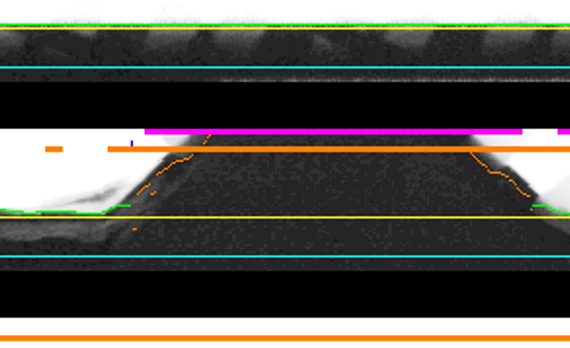
#> input picture work/O3F16R23_FEEDBACK/02_bf_cyan_and_notch_concern.png, 570 x 348 px
$ python -i Detect-BacksideNotchOpenCvR15.py   (imports and definitions only)
#> lines starting #> are read from the running program, lines starting #| are printed output that depends on the picture; after the words box and inside, x2 and y2 are one past the last pixel; in counts of white or black regions, pixels touching at a corner belong together
#!/usr/bin/env python3
"""Review-only full-360 backside notch development detector."""

from __future__ import annotations

import argparse
import gc
import hashlib
import importlib.util
import json
import math
from pathlib import Path
import sys

import cv2
import numpy as np


# [64 lines left out: functions sha256_file, circle_fit, circular_blur, runs, candidate_shape, manufactured_candidate, not called in this run]


def wafer_mask(gray: np.ndarray) -> tuple[np.ndarray, np.ndarray, str]:
    representations = [("RAW", gray)]
    representations.append(("CLAHE", cv2.createCLAHE(clipLimit=2.5, tileGridSize=(8, 8)).apply(gray)))
    candidates: list[tuple[str, np.ndarray]] = []
    for representation_name, representation in representations:
        blurred = cv2.GaussianBlur(representation, (0, 0), 2.0)
        _, normal = cv2.threshold(blurred, 0, 255, cv2.THRESH_BINARY + cv2.THRESH_OTSU)
        candidates.extend(
            (
                (f"{representation_name}_OTSU_LIGHT", normal),
                (f"{representation_name}_OTSU_DARK", cv2.bitwise_not(normal)),
            )
        )
        for percentile in (15, 30, 50, 70, 85):
            level = float(np.percentile(blurred, percentile))
            candidates.append((f"{representation_name}_P{percentile}_LIGHT", np.where(blurred >= level, 255, 0).astype(np.uint8)))
            candidates.append((f"{representation_name}_P{percentile}_DARK", np.where(blurred <= level, 255, 0).astype(np.uint8)))
    height, width = gray.shape
    center = (width / 2.0, height / 2.0)
    best: tuple[float, np.ndarray, np.ndarray, str] | None = None
    for close_fraction in (0.006, 0.018):
        kernel_size = max(7, int(round(max(gray.shape) * close_fraction)) | 1)
        kernel = cv2.getStructuringElement(cv2.MORPH_ELLIPSE, (kernel_size, kernel_size))
        for method, thresholded in candidates:
            closed = cv2.morphologyEx(thresholded, cv2.MORPH_CLOSE, kernel)
            contours, _ = cv2.findContours(closed, cv2.RETR_EXTERNAL, cv2.CHAIN_APPROX_NONE)
            for contour in contours:
                area = cv2.contourArea(contour)
                fraction = area / float(width * height)
                perimeter = cv2.arcLength(contour, True)
                circularity = 0.0 if perimeter <= 0.0 else 4.0 * math.pi * area / (perimeter * perimeter)
                contains_center = cv2.pointPolygonTest(contour, center, False) >= 0
                if not contains_center or fraction < 0.25 or fraction > 0.95 or circularity < 0.45:
                    continue
                score = 4.0 + 2.0 * circularity - abs(fraction - 0.65)
                if best is None or score > best[0]:
                    filled = np.zeros_like(gray)
                    cv2.drawContours(filled, [contour], -1, 255, cv2.FILLED)
                    best = (score, filled, contour, f"{method}_CLOSE_{close_fraction:.3f}")
    if best is None:
        raise RuntimeError("No central backside wafer silhouette qualified.")
    return best[1], best[2], best[3]


# [270 lines left out: functions robust_circle, radial_profile, candidates_from_profile, analyze, load_radial_engine, analyze_radial, not called in this run]


def circular_distance(a: float, b: float) -> float:
    return abs((a - b + 180.0) % 360.0 - 180.0)


# [219 lines left out: functions pair_candidates, main, not called in this run]


# [2 lines not run here, left out]

>>> import cv2
>>> picture = cv2.imread('../../O3F16R23_FEEDBACK/02_bf_cyan_and_notch_concern.png', cv2.IMREAD_GRAYSCALE)
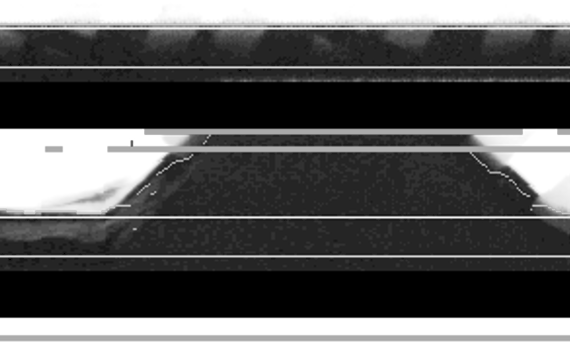
#> picture: shape (348, 570); min 0, max 255, mean 88.6
>>> result = wafer_mask(picture)
#> the loop in wafer_mask, `for representation_name, representation in representations:` made 2 passes
#> representation_name on passes 1 to 2: 'RAW', 'CLAHE'
#> pass 1, in wafer_mask, `blurred = cv2.GaussianBlur(representation, (0, 0), 2.0)`:
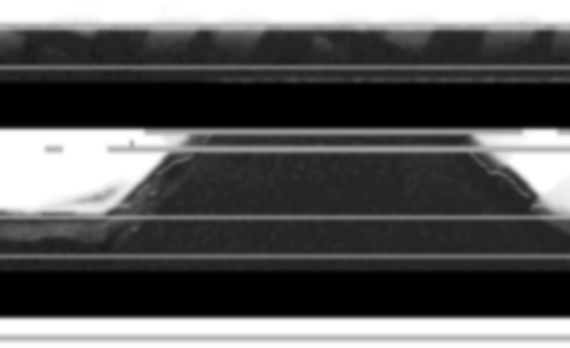
#> blurred: shape (348, 570); min 0, max 255, mean 88.6
#> pass 1, in wafer_mask, `_, normal = cv2.threshold(blurred, 0, 255, cv2.THRESH_BINARY + cv2.THR..`:
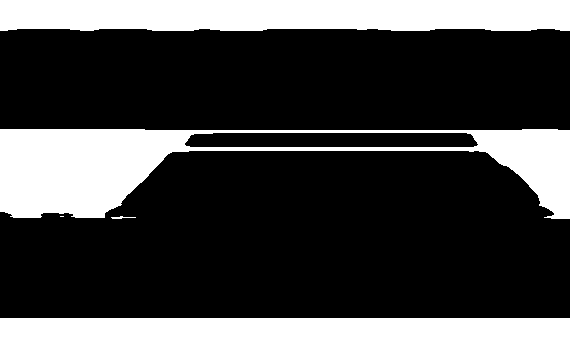
#> normal: shape (348, 570); 27.5% white; 5 white regions (1 under 20 px), largest, box (x1, y1, x2, y2) and area: (0, 129, 570, 219) 20400, (0, 318, 570, 348) 17100, (0, 0, 570, 31) 17015, (111, 216, 136, 219) 38
#> pass 2, in wafer_mask, `_, normal = cv2.threshold(blurred, 0, 255, cv2.THRESH_BINARY + cv2.THR..`:
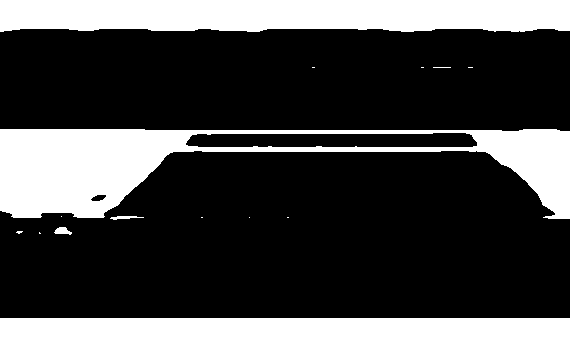
#> normal: shape (348, 570); 27.8% white; 15 white regions (10 under 20 px), largest, box (x1, y1, x2, y2) and area: (0, 129, 570, 219) 20721, (0, 318, 570, 348) 17100, (0, 0, 570, 32) 17077, (54, 227, 72, 235) 93, (110, 216, 144, 220) 77
#> after the loop in wafer_mask, `for representation_name, representation in representations:`: candidates = 24 items
#> after the loop in wafer_mask, `for close_fraction in (0.006, 0.018):`:
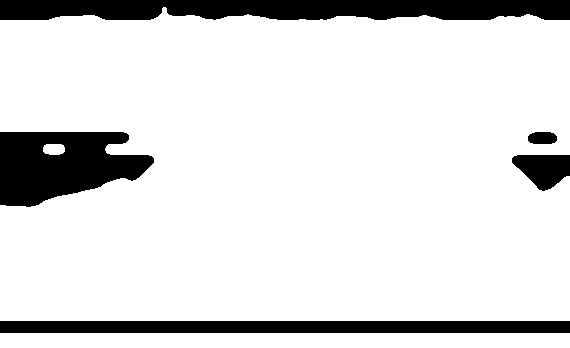
#> closed: shape (348, 570); 86.4% white; 5 black regions, box (x1, y1, x2, y2) and area: (0, 0, 570, 20) 10242, (0, 132, 154, 207) 8080, (0, 321, 570, 333) 6840, (512, 155, 570, 191) 1456, (528, 132, 557, 144) 306
#> after the loop in wafer_mask, `for close_fraction in (0.006, 0.018):`:
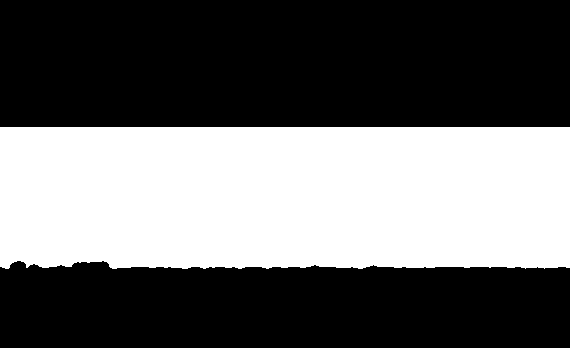
#> filled: shape (348, 570); 40.2% white; 1 white region, box (x1, y1, x2, y2) and area: (0, 127, 570, 269) 79779
#> after the loop in wafer_mask, `for close_fraction in (0.006, 0.018):`:
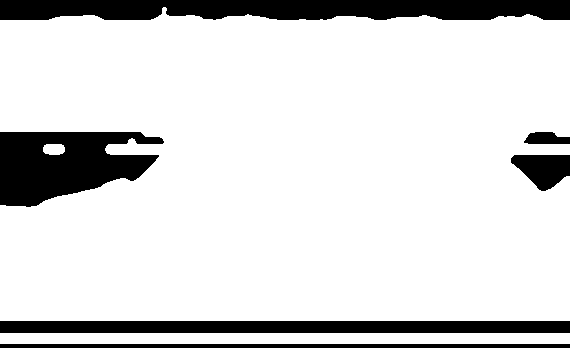
#> thresholded: shape (348, 570); 85% white; 6 black regions, box (x1, y1, x2, y2) and area: (0, 0, 570, 20) 10262, (0, 132, 164, 207) 8398, (0, 321, 570, 333) 6840, (0, 344, 570, 348) 2280, (511, 155, 570, 191) 1469, (524, 132, 570, 144) 436

$ run again, on work/O3F16R23_FEEDBACK/06_forced_notch_shape_flaw.png
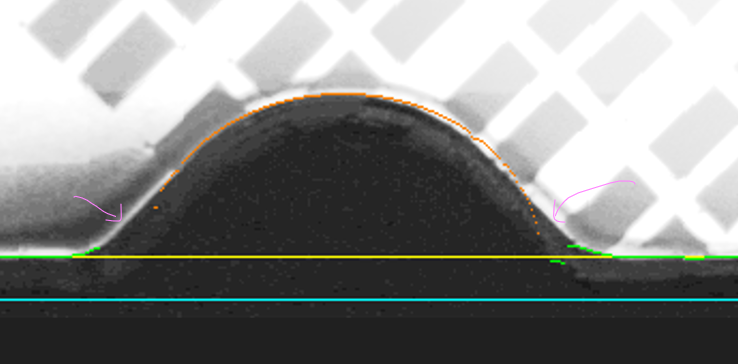
#> input picture work/O3F16R23_FEEDBACK/06_forced_notch_shape_flaw.png, 738 x 364 px
#> the loop in wafer_mask, `for representation_name, representation in representations:` made 2 passes
#> representation_name on passes 1 to 2: 'RAW', 'CLAHE'
#> pass 1, in wafer_mask, `_, normal = cv2.threshold(blurred, 0, 255, cv2.THRESH_BINARY + cv2.THR..`:
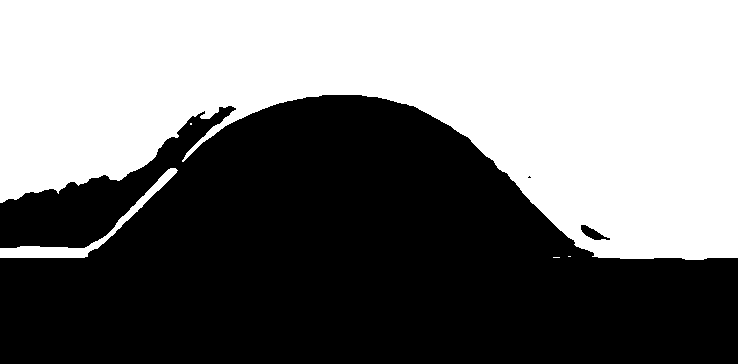
#> normal: shape (364, 738); 47.5% white; 5 white regions (3 under 20 px), largest, box (x1, y1, x2, y2) and area: (0, 0, 738, 260) 125738, (0, 168, 178, 258) 1748
#> after the loop in wafer_mask, `for representation_name, representation in representations:`: candidates = 24 items
#> after the loop in wafer_mask, `for close_fraction in (0.006, 0.018):`:
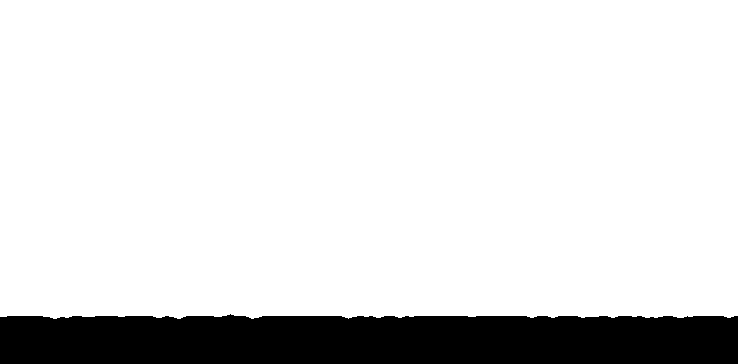
#> filled: shape (364, 738); 86.9% white; 1 black region, box (x1, y1, x2, y2) and area: (0, 314, 738, 364) 35060
